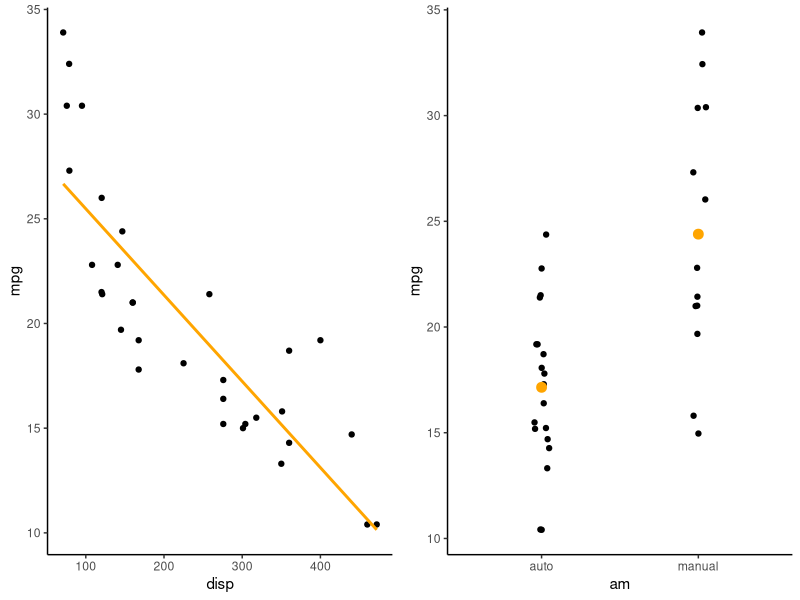
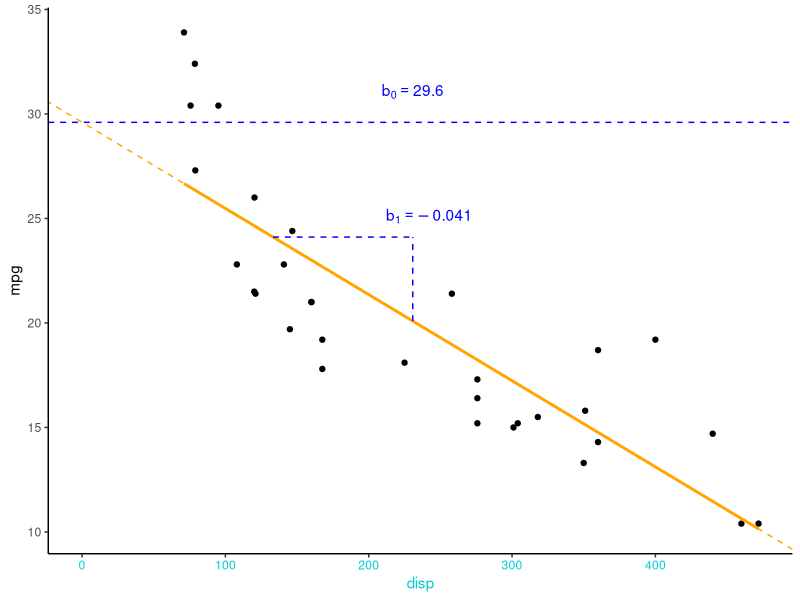
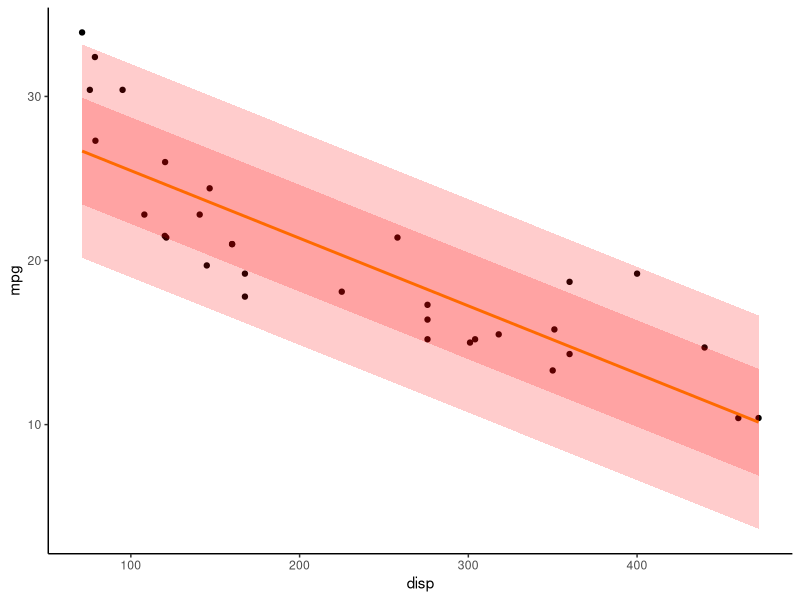
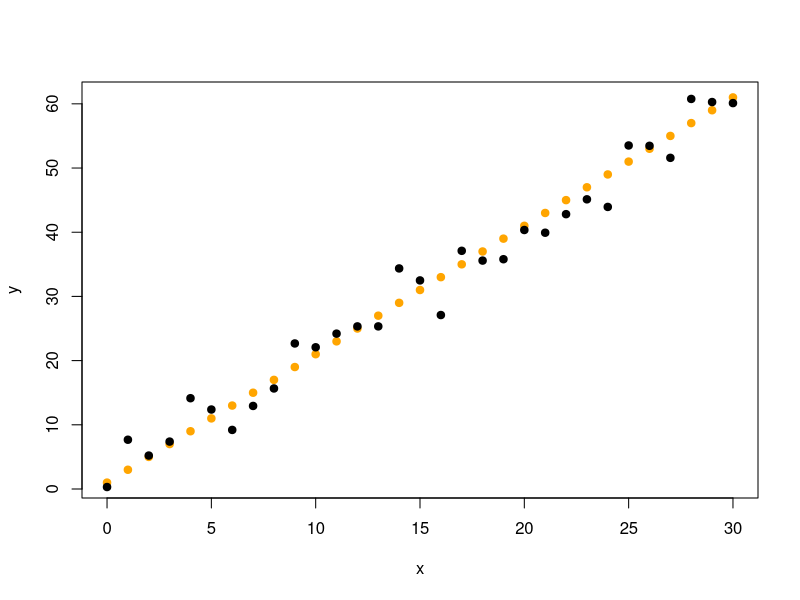
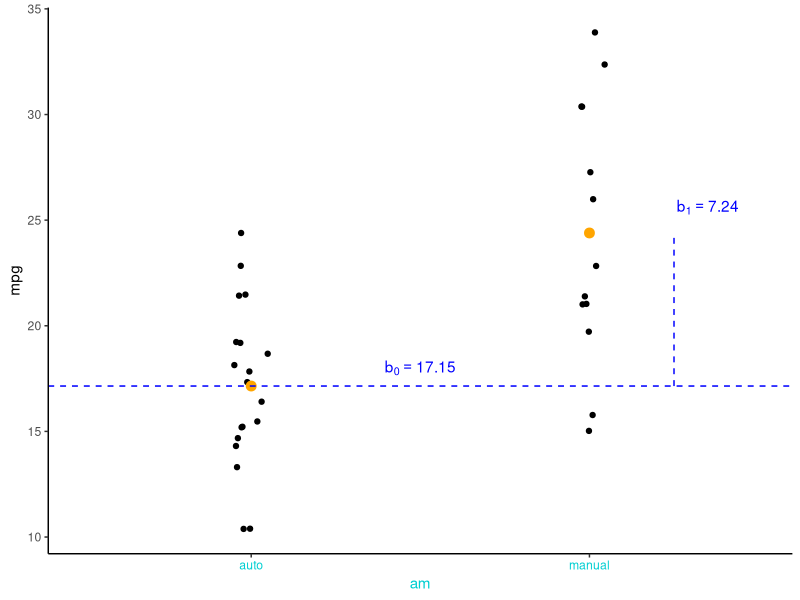
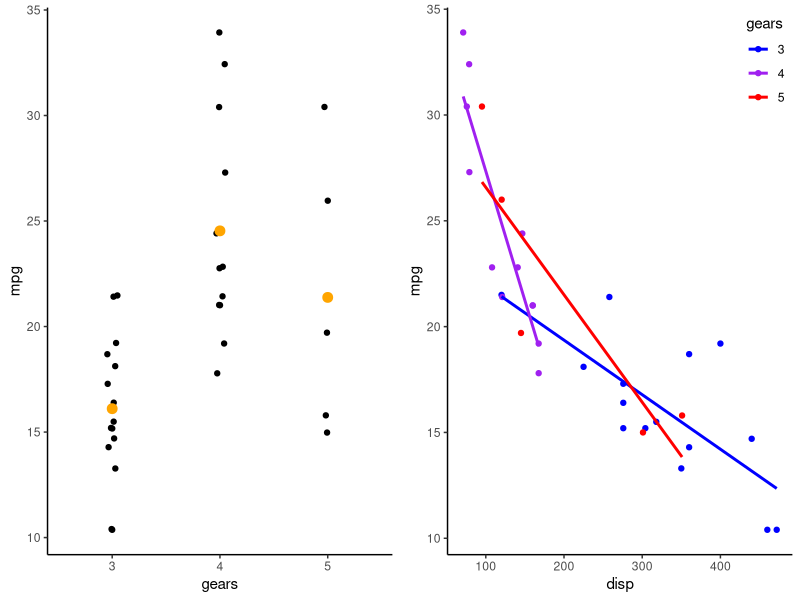
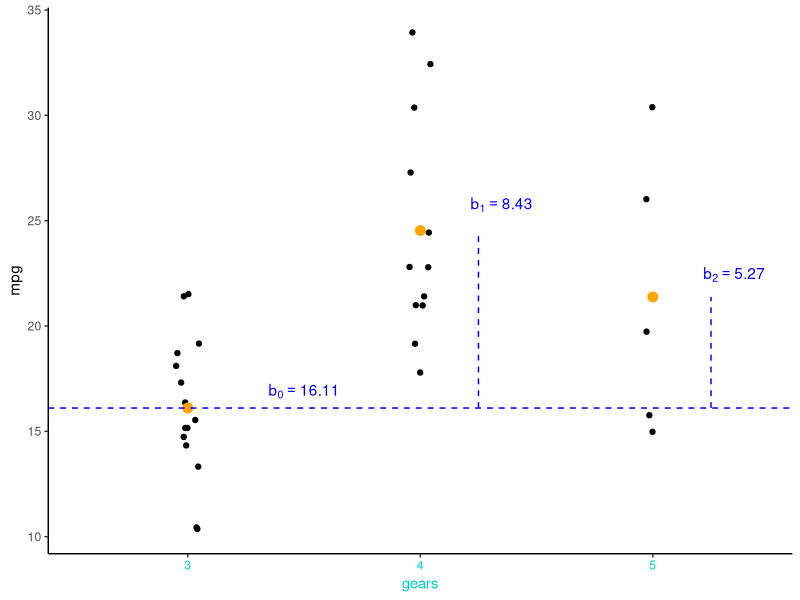
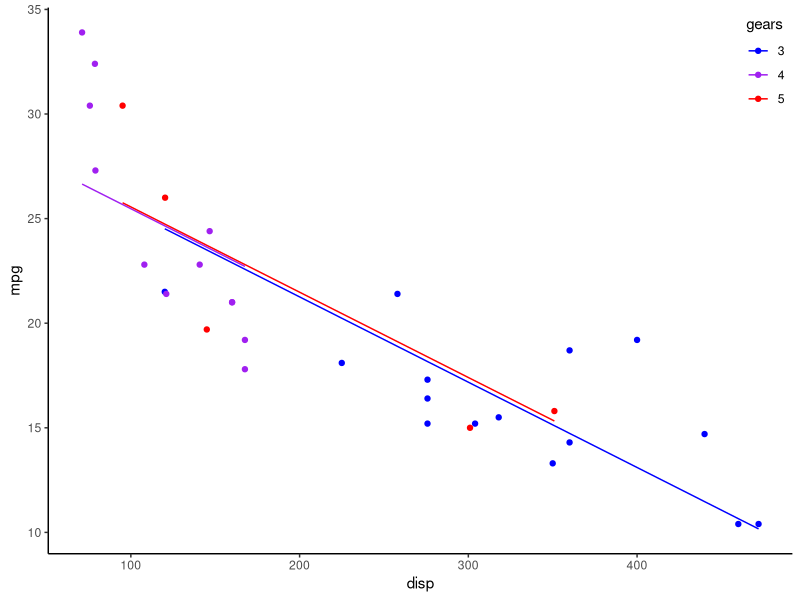

These charts were generated, in order, by the following R code: (Note: this script raises an error after producing the figures.)
## ---- chunk 1
knitr::opts_chunk$set(echo = FALSE)
library(tidyverse)
theme_set(theme_classic())
library(ggpubr)

set.seed(123)

#Plots of mtcars data

#Continuous
p1 <- ggplot(arrange(mtcars,disp),aes(x=disp,y=mpg))+geom_point()+geom_smooth(formula=y~x,method='lm',se=FALSE,col='orange')

#Categorical
p2 <- ggplot(arrange(mtcars,am,disp),aes(x=factor(am,labels=c('auto','manual')),y=mpg))+ 
  geom_point(position=position_jitter(width=0.05))+labs(x='am')+
  geom_point(aes(y=mpg),stat='summary',fun=mean,col='orange',size=3) #Mean only
  # geom_pointrange(stat='summary',fun.data=mean_se,fun.args = list(mult = 2),col='orange') #Mean + 2 SE

# #Interaction - use this next lecture
# p3 <- ggplot(mtcars,aes(x=disp,y=mpg,col=factor(am,labels=c('auto','manual'))))+geom_point()+labs(col='am')+
#   geom_smooth(formula=y~x,method='lm',se=FALSE)+
#   scale_colour_manual(values=c('blue','red'))+theme(legend.justification=c(1,1), legend.position=c(1,1))

#Fit models for later use
modp1 <- lm(mpg~disp,data=arrange(mtcars,disp))
modp2 <- lm(mpg~am,data=arrange(mtcars,am,disp))
# modp3 <- lm(mpg~disp*am,data=mtcars)

## ---- chunk 2
ggarrange(p1,p2,ncol=2) #Display mtcars data
## ---- chunk 3
meanDisp <- mean(mtcars$disp) #Mean displacement
y_meanDisp <- coef(modp1) %*% c(1,meanDisp) #Predicted y at mean displacement
b0Lab <- paste('b[0] == ',round(coef(modp1)[1],3))
b1Lab <- paste('b[1] == ',round(coef(modp1)[2],3)) 

p1 + xlim(0,NA) + 
  geom_hline(yintercept=coef(modp1)[1],linetype='dashed',col='blue') +
  geom_abline(intercept=coef(modp1)[1],slope=coef(modp1)[2],col='orange',linetype='dashed') +
  annotate('text', x=meanDisp, y = coef(modp1)[1]*1.05, col='blue', label=b0Lab, parse=TRUE) +
  annotate('segment', x = meanDisp, xend = meanDisp, y= y_meanDisp, yend = y_meanDisp*1.2,linetype='dashed',col='blue') +
  annotate('text', x=meanDisp*1.05, y = y_meanDisp*1.25, col='blue', label=b1Lab, parse=TRUE) +
  annotate('segment', x = (y_meanDisp*1.2-coef(modp1)[1])/coef(modp1)[2] , xend = meanDisp, y= y_meanDisp*1.2 ,yend = y_meanDisp*1.2,
           linetype='dashed',col='blue') +

    theme(axis.title.x.bottom=element_text(colour='darkturquoise'),axis.text.x.bottom=element_text(colour='darkturquoise'))
## ---- chunk 4

modp1_sigma <- summary(modp1)$sigma #Residual SD

d1 <- data.frame(disp=sort(mtcars$disp),pred=predict(modp1)) %>% #Predictions + residual SD
  mutate(upr1=pred+modp1_sigma,lwr1=pred-modp1_sigma) %>% 
  mutate(upr2=pred+modp1_sigma*2,lwr2=pred-modp1_sigma*2) 

p1 + 
  geom_ribbon(data=d1,aes(x=disp,y=NULL,ymax=upr2,ymin=lwr2),fill='red',alpha=0.2)+
  geom_ribbon(data=d1,aes(x=disp,y=NULL,ymax=upr1,ymin=lwr1),fill='red',alpha=0.2)
## ---- chunk 5
#Formula structure: y ~ x
mod1 <- lm(mpg ~ disp, #mpg depends on disp
           data = mtcars) #Name of the dataframe containing mpg & disp
summary(mod1)
## ---- chunk 6
#Parameters:

b0 <- 1 #Intercept
b1 <- 2 #Slope 
sigma <- 3 #SD

#Make up some data:

x <- 0:30 #Predictor values

#Predicted y values
pred_y <- b0 + b1*x 

#Add "noise" around pred_y
actual_y <- rnorm(n = length(pred_y),
                  mean = pred_y,
                  sd= sigma)

## ---- chunk 7
#Plot the data we just made
plot(x,pred_y,col='orange',pch=19,
     ylab='y') 
points(x,actual_y,col='black',pch=19)
## ---- chunk 8
#Put the simulated data into a dataframe
fakeDat <- data.frame(x = x, y = actual_y, pred = pred_y) 
mod1sim <- lm(y ~ x, data = fakeDat) #Fit a linear model
summary(mod1sim)
## ---- chunk 9

b0Lab <- paste('b[0] == ',round(coef(modp2)[1],2))
b1Lab <- paste('b[1] == ',round(coef(modp2)[2],2)) 

  p2 +
    annotate('text', x=1.5, y = coef(modp2)[1]*1.05, col='blue', label=b0Lab, parse=TRUE) +
    geom_hline(yintercept=coef(modp2)[1],linetype='dashed',col='blue') +
    
    annotate('text', x=2.35, y = (coef(modp2)[1] + coef(modp2)[2])*1.05, col='blue', label=b1Lab, parse=TRUE)+
    annotate('segment', x = 2.25, xend = 2.25, y= coef(modp2)[1], yend = coef(modp2)[1] + coef(modp2)[2],linetype='dashed',col='blue') +
    
    theme(axis.title.x.bottom=element_text(colour='darkturquoise'),
            axis.text.x.bottom=element_text(colour='darkturquoise'))
## ---- chunk 10
#Formula structure: y ~ x
mod2 <- lm(mpg ~ am, #mpg depends on am
           data = mtcars) #Name of the dataframe containing mpg & am
summary(mod2)
## ---- chunk 11
library(tidyverse)
theme_set(theme_classic())
library(ggpubr)

set.seed(123)

#Fit models
modp1 <- lm(mpg~disp,data=arrange(mtcars,disp))
modp2 <- lm(mpg~factor(gear),data=arrange(mtcars,am,disp))
modp3 <- lm(mpg~disp+factor(gear),data=arrange(mtcars,am,disp))
modp4 <- lm(mpg~disp*factor(gear),data=mtcars)

#Plots

#Continuous
p1 <- ggplot(arrange(mtcars,disp),aes(x=disp,y=mpg))+geom_point()+geom_smooth(formula=y~x,method='lm',se=FALSE,col='orange')

#Categorical - 3 levels
p2 <- ggplot(arrange(mtcars,gear,mpg),aes(x=factor(gear),y=mpg))+ 
  geom_point(position=position_jitter(width=0.05))+labs(x='gears')+
  geom_point(aes(y=mpg),stat='summary',fun=mean,col='orange',size=3) #Mean only

#Continuous + categorial
p3 <- ggplot(cbind(modp3$model,pred=predict(modp3)),aes(x=disp,y=mpg,col=`factor(gear)`))+geom_point()+labs(col='gears')+
  geom_line(aes(y=pred))+
  scale_colour_manual(values=c('blue','purple','red'))+theme(legend.justification=c(1,1), legend.position=c(1,1))

#Interaction
p4 <- ggplot(mtcars,aes(x=disp,y=mpg,col=factor(gear)))+geom_point()+labs(col='gears')+
  geom_smooth(formula=y~x,method='lm',se=FALSE)+
  scale_colour_manual(values=c('blue','purple','red'))+theme(legend.justification=c(1,1), legend.position=c(1,1))

## ---- chunk 12
ggarrange(p2,p4,ncol=2) #Display mtcars data
## ---- chunk 13

b0Lab <- paste('b[0] == ',round(coef(modp2)[1],2))
b1Lab <- paste('b[1] == ',round(coef(modp2)[2],2))
b2Lab <- paste('b[2] == ',round(coef(modp2)[3],2))


  p2 + annotate('text', x=1.5, y = coef(modp2)[1]*1.05, col='blue', label=b0Lab, parse=TRUE) +
    geom_hline(yintercept=coef(modp2)[1],linetype='dashed',col='blue') +
    
    annotate('text', x=2.35, y = (coef(modp2)[1] + coef(modp2)[2])*1.05, col='blue', label=b1Lab, parse=TRUE)+
    annotate('segment', x = 2.25, xend = 2.25, y= coef(modp2)[1], yend = coef(modp2)[1] + coef(modp2)[2],linetype='dashed',col='blue') +
    
    annotate('text', x=3.35, y = (coef(modp2)[1] + coef(modp2)[3])*1.05, col='blue', label=b2Lab, parse=TRUE)+
    annotate('segment', x = 3.25, xend = 3.25, y= coef(modp2)[1], yend = coef(modp2)[1] + coef(modp2)[3],linetype='dashed',col='blue') +
    
    theme(axis.title.x.bottom=element_text(colour='darkturquoise'),
            axis.text.x.bottom=element_text(colour='darkturquoise'))
## ---- chunk 14
#Formula structure: y ~ x
mod1 <- lm(mpg ~ factor(gear), #mpg depends on gears
           data = mtcars) #Name of the dataframe containing mpg & gears
summary(mod1)
## ---- chunk 15
mod1Matrix <- model.matrix(mod1) #Get model matrix (columns used to predict mpg)
head(mod1Matrix,28) #Show first 28 rows of model matrix
## ---- chunk 16
p3
## ---- chunk 17
#mpg depends on disp and gears
mod2 <- lm(mpg ~ disp+factor(gear), data = mtcars) 
summary(mod2)
## ---- chunk 18
mod2Matrix <- model.matrix(mod2) #Get model matrix (columns used to predict mpg)
colnames(mod2Matrix) <- gsub('factor\\(gear\\)','gear',colnames(mod2Matrix)) #Shorten colnames
head(mod2Matrix,28) #Show first 28 rows of model matrix
## ---- chunk 19
ggarrange(p1,p2,p3,ncol=3,labels=letters[1:3])
## ---- chunk 20
n <- 100; ncoef <- 5 #Number of data points and coefficients
pred <- data.frame(replicate(n=ncoef,expr=rnorm(n,0,2))) #Predictor matrix
beta <- runif(ncoef,-5,5) #Coefficients
yhat <- as.matrix(pred) %*% beta #Predicted value
y <- rnorm(n,yhat,2) #SD=2
pred$y <- y
## ---- chunk 21
#Fit model with 5 variables (all important)
simMod <- lm(y~X1+X2+X3+X4+X5,data=pred) 
#Incorrect way, using raw data 
plot(y~X5,data=pred,pch=19,cex.lab=3) 
## ---- chunk 22
library(effects) #Load effects package
simModEff <- predictorEffects(simMod,partial.residuals=TRUE) #Calculate partial effects
#Plot partial effects
plot(simModEff,lines=list(col='red'), partial.residuals=list(pch=19,col='black',cex=0.25))
## ---- chunk 23
library(ggeffects) #Load ggeffects package
simModEff2 <- ggeffect(simMod,terms=c('X5')) #Calculate partial effects for X5
plot(simModEff2) #Plot effect of X5
## ---- chunk 24
  p4 
## ---- chunk 25
b0Lab <- paste('b[0] == ',round(coef(modp4)[1],3))
b1Lab <- paste('b[1] == ',round(coef(modp4)[2],3))
b4Lab <- paste('b[4] == ',round(coef(modp4)[4],3))
b5Lab <- paste('b[5] == ',round(coef(modp4)[6],3)) 

p4 + xlim(0,NA) +
  #Text/lines for gear==3
  annotate('text', x=250, y = coef(modp4)[1]*1.05, col='blue', label=b0Lab, parse=TRUE) +
  annotate('segment', x = 400, xend = 400, y= coef(modp4)[c(1,2)] %*% c(1,400), yend = (coef(modp4)[c(1,2)] %*% c(1,400))*1.2,linetype='dashed',col='blue') +
  annotate('segment', x = 300, xend = 400, y= (coef(modp4)[c(1,2)] %*% c(1,400))*1.2, yend = (coef(modp4)[c(1,2)] %*% c(1,400))*1.2,linetype='dashed',col='blue') + 
  annotate('text', x=400, y = (coef(modp4)[c(1,2)] %*% c(1,400))*1.25, col='blue', label=b1Lab, parse=TRUE) +
  geom_hline(yintercept=coef(modp4)[1],linetype='dashed',col='blue') +
  geom_abline(intercept=coef(modp4)[1],slope=coef(modp4)[2],col='blue',linetype='dashed') +
  #Text/lines for gear==5
  annotate('text', x=250, y = sum(coef(modp4)[c(1,4)])*1.05, col='red', label=b4Lab, parse=TRUE) +
  annotate('segment', x = 250, xend = 250, y= coef(modp4)[c(1,2,4,6)] %*% c(1,250,1,250), 
           yend = (coef(modp4)[c(1,2,4,6)] %*% c(1,250,1,250))*1.2, linetype='dashed',col='red') +
  annotate('segment', x = 180, xend = 250, y= (coef(modp4)[c(1,2,4,6)] %*% c(1,250,1,250))*1.2,
           yend = (coef(modp4)[c(1,2,4,6)] %*% c(1,250,1,250))*1.2, linetype='dashed',col='red') +
  annotate('text', x = 350, y = (coef(modp4)[c(1,2,4,6)] %*% c(1,250,1,250))*1.2, col='red', label=b5Lab, parse=TRUE) +
  geom_hline(yintercept=sum(coef(modp4)[c(1,4)]),linetype='dashed',col='red') +
  geom_abline(intercept=sum(coef(modp4)[c(1,4)]),slope=sum(coef(modp4)[c(2,6)]),col='red',linetype='dashed')
## ---- chunk 26
#mpg depends on disp interacted (*) with gears
mod2 <- lm(mpg ~ disp*factor(gear), data = mtcars) 
summary(mod2)
## ---- chunk 27
mod2Matrix <- model.matrix(mod2) #Get model matrix (columns used to predict mpg)
colnames(mod2Matrix) <- gsub('factor\\(gear\\)','gear',colnames(mod2Matrix)) #Shorten colnames
head(mod2Matrix,28) #Show first 28 rows of model matrix
## ---- chunk 28
knitr::opts_chunk$set(echo = FALSE)
library(tidyverse)
theme_set(theme_classic())
library(ggpubr)
library(knitr)
library(kableExtra)

set.seed(123)

#Functions
logit <- function(x) log(x/(1-x))
invLogit <- function(x) exp(x)/(1+exp(x))

#Plots of mtcars data
#Continuous
p1 <- ggplot(arrange(mtcars,disp),aes(x=disp,y=mpg))+geom_point()+geom_smooth(formula=y~x,method='lm',se=FALSE,col='orange')

#Interaction
p3 <- ggplot(mtcars,aes(x=disp,y=mpg,col=factor(gear)))+geom_point()+labs(col='gears')+
  geom_smooth(formula=y~x,method='lm',se=FALSE)+
  scale_colour_manual(values=c('blue','purple','red'))+theme(legend.justification=c(1,1), legend.position=c(1,1))

#Fit models for later use
modp1 <- lm(mpg~disp,data=arrange(mtcars,disp))
modp3 <- lm(mpg~disp*factor(gear),data=mtcars)

#Generate data that violate lm assumptions:
n <- 100
x <- runif(n,-10,10)
corMat <- matrix(c(1,0.95,0.95,1),ncol=2) #Correlation matrix (r=0.95)
x2 <- (cbind(x,runif(n,-10,10)) %*% chol(corMat))[,2] #Makes correlated predictor x2 via Cholesky matrix of corMat
x3 <- x+1e5
yhat <- 1 - 0.2*x #Expected value
y0 <- yhat + rnorm(n,0,2) #OK
y1 <- yhat + 0.1*x^2 + rnorm(n,0,2) #Polynomial function
y2 <- rpois(n,exp(yhat))  #Poisson process
y3 <- rbinom(n,1,invLogit(yhat))  #Binomial process
y4 <- (1 - 2e-4*(x3))+rnorm(n,0,1e-3)
d1 <- data.frame(x,x2,x3,yhat,y0,y1,y2,y3,y4)
d1$s.y4 <- scale(y4)
d1$s.x3 <- scale(x3)
# rm(n,x,x2,yhat,y0,y1,y2,y3)

## ---- chunk 29
meanDisp <- mean(mtcars$disp) #Mean displacement
y_meanDisp <- coef(modp1) %*% c(1,meanDisp) #Predicted y at mean displacement
b0Lab <- paste('b[0] == ',round(coef(modp1)[1],3))
b1Lab <- paste('b[1] == ',round(coef(modp1)[2],3)) 

p1 + theme(axis.title.x.bottom=element_text(colour='darkturquoise'),axis.text.x.bottom=element_text(colour='darkturquoise'))
## ---- chunk 30
p3
## ---- chunk 31
mod1 <- lm(mpg~disp*factor(gear),data=mtcars) #Fits model
par(mfrow=c(1,2),mar=c(3,3,1,1)+1) #Splits plot into 2
plot(mod1, which=c(1,2)) #1st and 2nd residual plots
## ---- chunk 32
ggplot(d1,aes(x,y1))+geom_point()+geom_smooth(method='lm',se=TRUE,formula=y~x,col='orange')
## ---- chunk 33
par(mfrow=c(2,1),mar=c(0,0,0,0))
m1 <-lm(y1~x,data=d1) 
plot(m1, which=c(1,2),caption='',cex.axis=1e-5,tck=0)
## ---- chunk 34
ggplot(d1,aes(x,y1))+geom_point()+geom_smooth(method='lm',se=TRUE,formula=y~poly(x,2),col='orange')
## ---- chunk 35
par(mfrow=c(2,1),mar=c(0,0,0,0))
m2 <-lm(y1~poly(x,2),data=d1) 
plot(m2, which=c(1,2),caption='',cex.axis=1e-5,tck=0)
## ---- chunk 36
ggplot(d1,aes(x,y2))+geom_point()+geom_smooth(method='lm',se=TRUE,formula=y~x,col='orange')+geom_hline(yintercept=0,linetype='dashed')
## ---- chunk 37
par(mfrow=c(2,1),mar=c(0,0,0,0))
m2 <-lm(y2~x,data=d1) 
plot(m2, which=c(1,2),caption='',cex.axis=1e-5,tck=0)
## ---- chunk 38
ggplot(d1,aes(x,log(y2+1)))+geom_point()+geom_smooth(method='lm',se=TRUE,formula=y~x,col='orange')
## ---- chunk 39
par(mfrow=c(2,1),mar=c(0,0,0,0))
m2 <-lm(log(y2+1)~x,data=d1) 
plot(m2, which=c(1,2),caption='',cex.axis=1e-5,tck=0)
## ---- chunk 40
ggplot(d1,aes(x,y3))+geom_point()+geom_smooth(method='lm',se=TRUE,formula=y~x,col='orange')
## ---- chunk 41
par(mfrow=c(2,1),mar=c(0,0,0,0))
m2 <-lm(y3~x,data=d1) 
plot(m2, which=c(1,2),caption='',cex.axis=1e-5,tck=0)
## ---- chunk 42
ggplot(d1,aes(x,y3))+geom_point()+geom_smooth(method='glm',se=TRUE,formula=y~x,method.args=list(family='binomial'),col='orange')
## ---- chunk 43
ggplot(d1,aes(x3,y4))+geom_point()+geom_smooth(method='lm',se=TRUE,formula=y~x,col='orange')
## ---- chunk 44
par(mfrow=c(2,1),mar=c(0,0,0,0))
m2 <-lm(y4~x3,data=d1) 
plot(m2, which=c(1,2),caption='',cex.axis=1e-5,tck=0)
## ---- chunk 45
ggplot(d1,aes(scale(x3),scale(y4)))+geom_point()+geom_smooth(method='lm',se=TRUE,formula=y~x,col='orange')
## ---- chunk 46
par(mfrow=c(2,1),mar=c(0,0,0,0))
m2 <-lm(s.y4~s.x3,data=d1)
plot(m2, which=c(1,2),caption='',cex.axis=1e-5,tck=0,cex=0.7)
## ---- chunk 47
par(mfrow=c(2,1),mar=c(0,0,0,0))
m2 <-lm(y0~x+x2,data=d1) 
plot(m2, which=c(1,2),caption='',cex.axis=1e-5,tck=0)
## ---- chunk 48
#Function to print correlation (r) value
corText <- function(x,y){
  text(0.5,0.5,round(cor(x,y),3))
} 

#Pairplot of y0, x, and x2
pairs(d1[,c('y0','x','x2')],lower.panel=corText)
## ---- chunk 49
library(car)
#VIF scores:
# 1 = no problem
# 1-5 = some problems
# 5+ = big problems!
vif(m2) 
## ---- chunk 50
#Correct model
m1 <- lm(y0~x,data=d1)
## ---- chunk 51
kable(summary(m1)$coef[,-3]) %>% row_spec(2,color='red')
## ---- chunk 52
#Incorrect model
m2 <- lm(y0~x+x2,data=d1)
## ---- chunk 53
kable(summary(m2)$coef[,-3]) %>% row_spec(2,color='red')
## ---- chunk 54
  include_graphics('./dag.png',dpi=NA)
## ---- chunk 55
  include_graphics('./dag2.png',dpi=NA)
